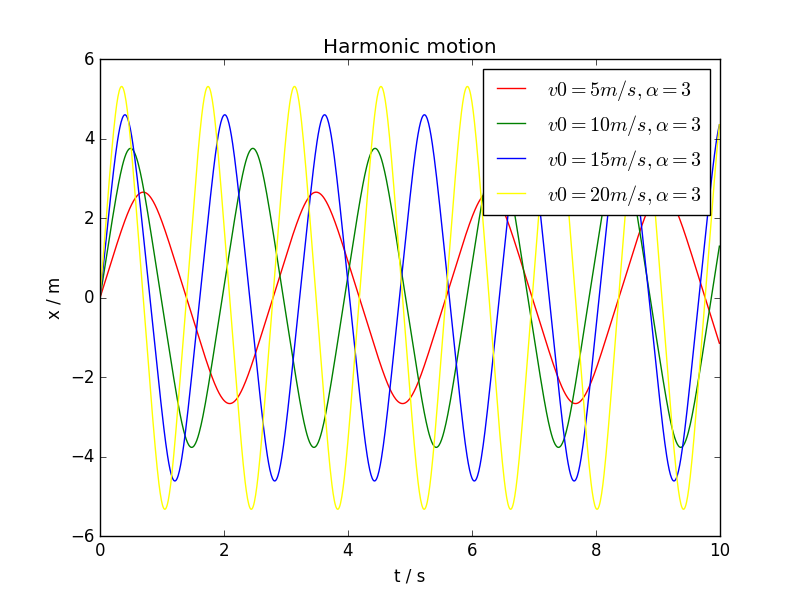

This figure's Python source:
import pylab as pl
k=1

class harmonic():
    def __init__(self, _alpha = 0, _x0 = 0, _v0 = 0, _dt = 0, _t = 0):
        self.alpha = _alpha
        self.x0 = _x0
        self.v0 = _v0
        self.dt= _dt
        self.time = _t
        
            
    def calculate(self):
        global k
        self.x=[]
        self.v=[]
        self.t=[]        
        self.x.append(self.x0)
        self.v.append(self.v0)
        self.t.append(0)
        n = int(self.time / self.dt)
        for i in range(1, n):
            self.v.append(self.v[i - 1] - k * self.x[i - 1] ** self.alpha * self.dt)
            self.x.append(self.x[i - 1] + self.v[i] * self.dt)
            self.t.append(self.t[i - 1] + self.dt)
        return 0
        
       
    def plot(self,color):
        pl.plot(self.t, self.x,color,label="$v0 = %d m/s, \\alpha = %d$" %(self.v0,self.alpha))
        pl.title("Harmonic motion")
        pl.xlabel("t / s")
        pl.ylabel("x / m")
        
        
a = harmonic(1, 0, 5, 0.1, 10)
a.calculate()
a.plot("red")
b = harmonic(1, 0, 10, 0.1, 10)
b.calculate()
b.plot("green")
c = harmonic(1, 0, 15, 0.1, 10)
c.calculate()
c.plot("blue")
d = harmonic(1, 0, 20, 0.1, 10)
d.calculate()
d.plot("yellow")
pl.legend()
pl.show()

#a_2 = harmonic(0.8, 0, 10, 0.1, 10)
#a_2.calculate()
#a_2.plot()
#show()

a_3 = harmonic(3, 0, 5, 0.01, 10)
a_3.calculate()
a_3.plot("red")
b_3 = harmonic(3, 0, 10, 0.01, 10)
b_3.calculate()
b_3.plot("green")
c_3 = harmonic(3, 0, 15, 0.01, 10)
c_3.calculate()
c_3.plot("blue")
d_3 = harmonic(3, 0, 20, 0.01, 10)
d_3.calculate()
d_3.plot("yellow")
pl.legend()
pl.show()
